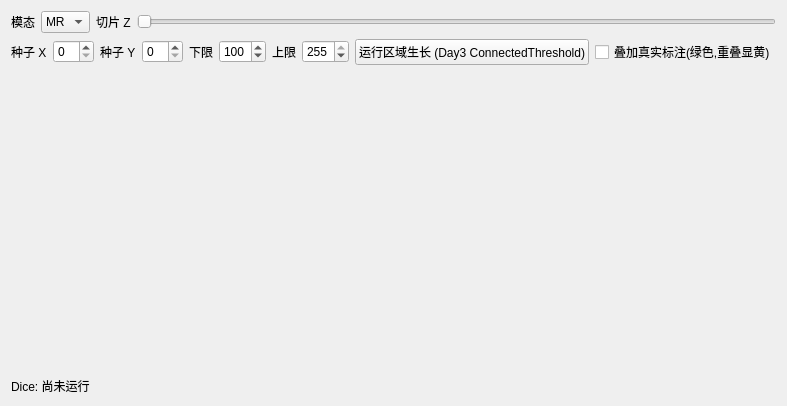
<?xml version="1.0" encoding="UTF-8"?>
<ui version="4.0">
 <class>SegmentTabView</class>
 <widget class="QWidget" name="SegmentTabView">
  <layout class="QVBoxLayout" name="rootLayout">
   <item>
    <layout class="QHBoxLayout" name="controlRow">
     <item><widget class="QLabel" name="modalityLabel"><property name="text"><string>模态</string></property></widget></item>
     <item>
      <widget class="QComboBox" name="modalityCombo">
       <item><property name="text"><string>MR</string></property></item>
       <item><property name="text"><string>US</string></property></item>
      </widget>
     </item>
     <item><widget class="QLabel" name="sliceLabel"><property name="text"><string>切片 Z</string></property></widget></item>
     <item><widget class="QSlider" name="sliceSlider"><property name="orientation"><enum>Qt::Horizontal</enum></property></widget></item>
    </layout>
   </item>
   <item>
    <layout class="QHBoxLayout" name="paramRow">
     <item><widget class="QLabel" name="seedXLabel"><property name="text"><string>种子 X</string></property></widget></item>
     <item><widget class="QSpinBox" name="seedXSpin"/></item>
     <item><widget class="QLabel" name="seedYLabel"><property name="text"><string>种子 Y</string></property></widget></item>
     <item><widget class="QSpinBox" name="seedYSpin"/></item>
     <item><widget class="QLabel" name="lowerLabel"><property name="text"><string>下限</string></property></widget></item>
     <item>
      <widget class="QSpinBox" name="lowerSpin">
       <property name="maximum"><number>255</number></property>
       <property name="value"><number>100</number></property>
      </widget>
     </item>
     <item><widget class="QLabel" name="upperLabel"><property name="text"><string>上限</string></property></widget></item>
     <item>
      <widget class="QSpinBox" name="upperSpin">
       <property name="maximum"><number>255</number></property>
       <property name="value"><number>255</number></property>
      </widget>
     </item>
     <item><widget class="QPushButton" name="runButton"><property name="text"><string>运行区域生长 (Day3 ConnectedThreshold)</string></property></widget></item>
     <item><widget class="QCheckBox" name="showGroundTruthCheck"><property name="text"><string>叠加真实标注(绿色,重叠显黄)</string></property></widget></item>
    </layout>
   </item>
   <item alignment="Qt::AlignHCenter">
    <widget class="QLabel" name="segView">
     <property name="minimumSize"><size><width>300</width><height>300</height></size></property>
     <property name="maximumSize"><size><width>300</width><height>300</height></size></property>
     <property name="alignment"><set>Qt::AlignCenter</set></property>
    </widget>
   </item>
   <item><widget class="QLabel" name="diceLabel"><property name="text"><string>Dice: 尚未运行</string></property></widget></item>
  </layout>
 </widget>
 <resources/>
 <connections/>
</ui>
